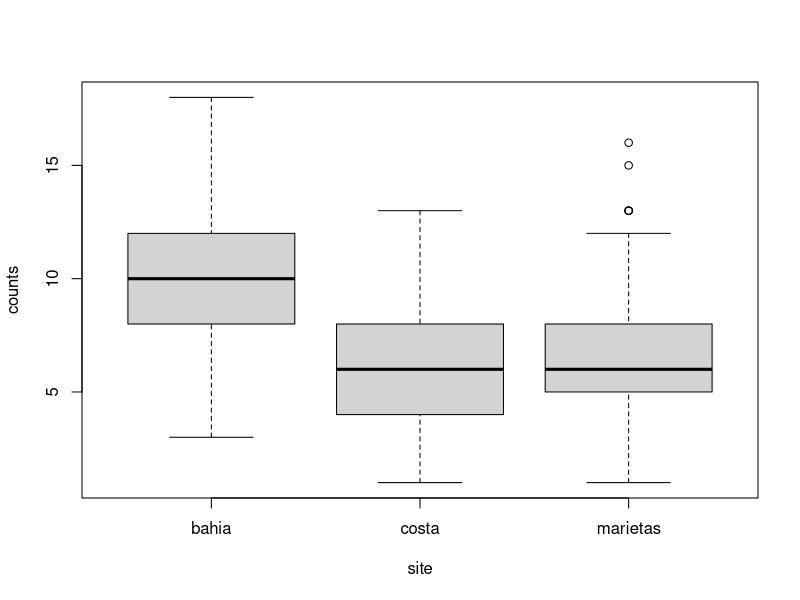
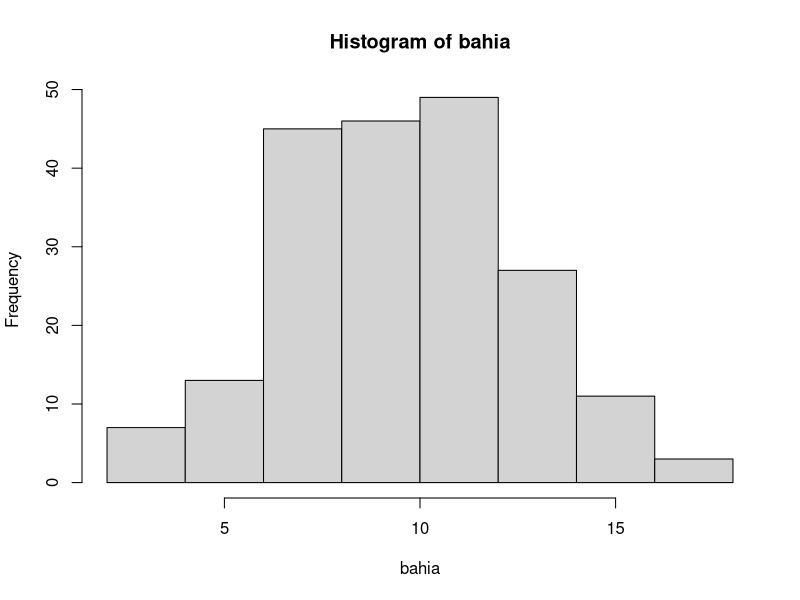
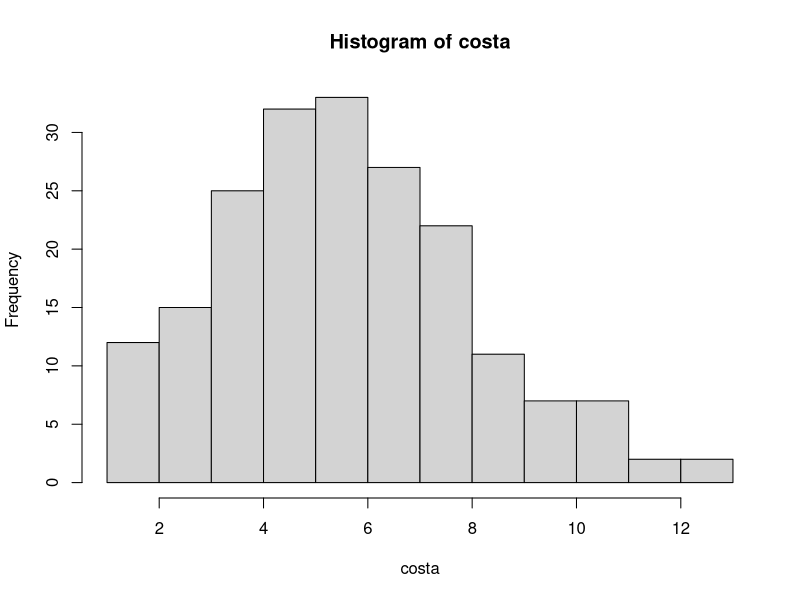
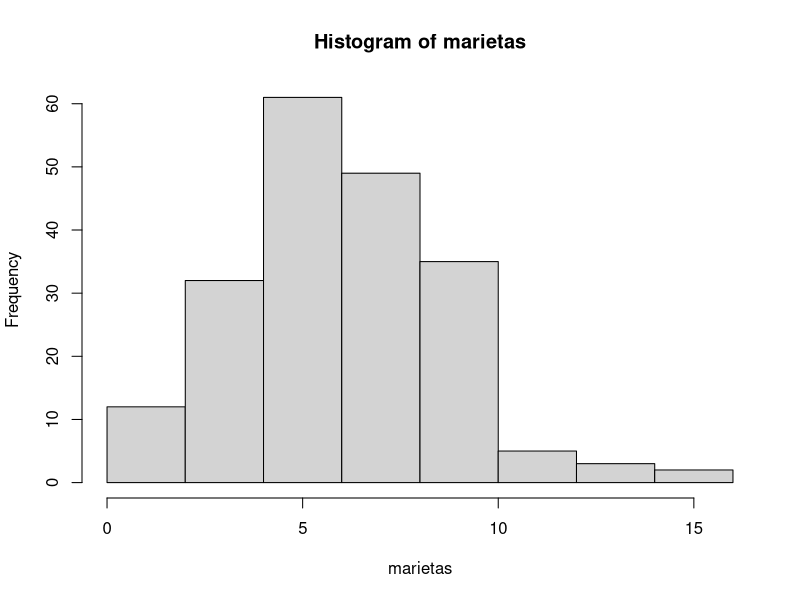
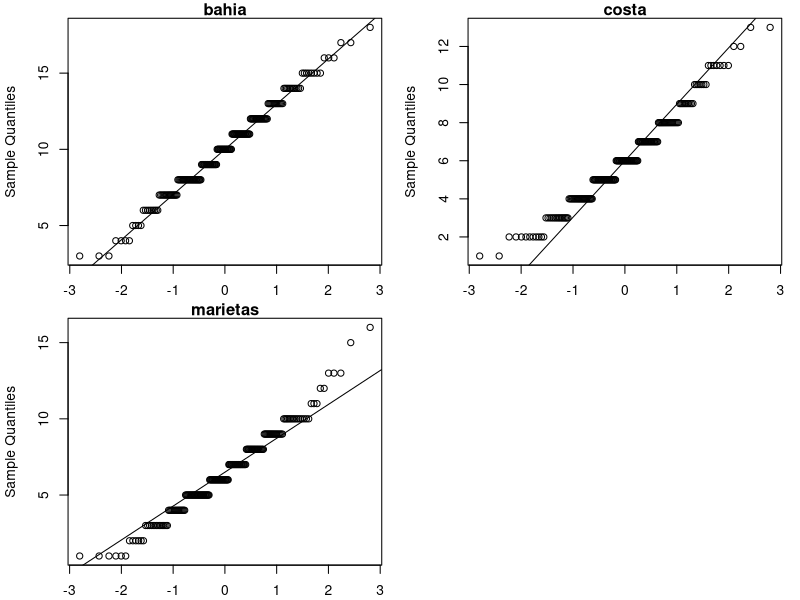

Source code (R) for these figures, in order: (Note: this script raises an error after producing the figures.)
# Brian Stock
# 03.29.17
# Poisson GLM

# Poisson GLM estimates density from count data (surveys)

# load packages
library(dplyr)
library(multcomp)

# read in data
setwd("/home/brian/Documents/Workshops/Mexico fisheries/StatsClass")
dat <- read.csv("poissonGLM.csv", header=TRUE)

# look at data
head(dat)
summary(dat)
names(dat)
dim(dat)

# boxplot of counts by site
boxplot(counts ~ site, data=dat)

# make histograms of counts by site
bahia <- filter(dat, site=="bahia")$counts
costa <- filter(dat, site=="costa")$counts
marietas <- filter(dat, site=="marietas")$counts

hist(bahia)
hist(costa)
hist(marietas)

# ANOVA assumes each site is normal
# QQ plots
par(mfrow = c(2,2), mar=c(2, 4, 1, 1) + 0.1)
qqnorm(bahia, main="bahia")
qqline(bahia)
qqnorm(costa, main="costa")
qqline(costa)
qqnorm(marietas, main="marietas")
qqline(marietas)
# QQ plots have steps ==> we have discrete data
# not normal

# Count/discrete data ==> fit Poisson GLM
pois.mod <- glm(counts ~ site, data=dat, family=poisson)

# Look at model summary
summary(pois.mod)

# what does this mean?
# sitecosta has Estimate = -0.50418 and p-value <2e-16
# The density of mantas on the costa is significantly lower than in bahia.

# sitemarietas has Estimate = -0.44121 and p-value <2e-16
# The density of mantas at the marietas is significantly lower than in bahia.

# What if we want to test if there is a difference between Costa and Marietas?
# Tukey test (same as ANOVA)
pois.tukey <- glht(pois.mod, mcp(site="Tukey"))
summary(pois.tukey)

# Conclusion
# Costa - Bahia: significant difference
# Marietas - Bahia: significant difference
# Marietas - Costa: NOT significantly different

# Calculate mean density by site
newdata <- data.frame(site=c("bahia","costa","marietas"))
predict(pois.mod, newdata, type="response")

# Calculate 95% CI for the mean estimates
pred <- predict(pois.mod, newdata, type="response", se.fit=TRUE)
# pred$fit has the means
lwr <- pred$fit - 1.96*pred$se.fit # lower bound (2.5%)
upr <- pred$fit + 1.96*pred$se.fit # upper bound (97.5%)

# Bahia = 10.1 (9.6, 10.5)
# Costa = 6.1 (5.7, 6.4)
# Marietas = 6.5 (6.1, 6.8)

# The Normal/gaussian GLM is identical to an ANOVA in this case.
# fit an ANOVA
aov.mod <- aov(counts ~ site, data=dat)
# fit a normal/gaussian GLM
norm.mod <- glm(counts ~ site, data=dat, family=gaussian)
# compare models using AIC
AIC(pois.mod, aov.mod, norm.mod)

# See that ANOVA = normal GLM
# Conclusion: Poisson model is the best because it has the lowest AIC
